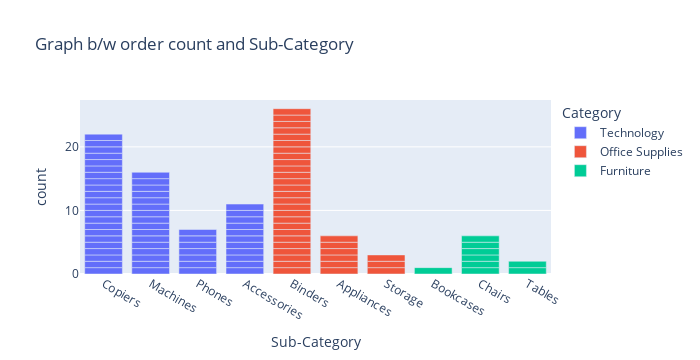

Source (notebook cell):
### Code cell
### graph order count v/s Sub Category
fig = px.bar(csv.head(100),x='Sub-Category',color='Category',width=700,title='Graph b/w order count and Sub-Category')
fig.show()

### Figure 1 — Plotly figure (JSON) as saved in the notebook; plotly's stock layout.template omitted (floating-point values rounded to 4 significant figures)
{"data": [{"alignmentgroup": "True", "hovertemplate": "Category=Technology<br>Sub-Category=%{x}<br>count=%{y}<extra></extra>", "legendgroup": "Technology", "marker": {"color": "#636efa", "pattern": {"shape": ""}}, "name": "Technology", "offsetgroup": "Technology", "orientation": "v", "showlegend": true, "textposition": "auto", "type": "bar", "x": ["Copiers", "Copiers", "Copiers", "Copiers", "Machines", "Copiers", "Machines", "Machines", "Copiers", "Machines", "Machines", "Machines", "Machines", "Copiers", "Machines", "Copiers", "Machines", "Copiers", "Machines", "Machines", "Phones", "Machines", "Copiers", "Machines", "Copiers", "Copiers", "Copiers", "Copiers", "Copiers", "Phones", "Copiers", "Copiers", "Copiers", "Accessories", "Machines", "Phones", "Accessories", "Copiers", "Phones", "Accessories", "Accessories", "Copiers", "Machines", "Phones", "Accessories", "Accessories", "Accessories", "Machines", "Phones", "Accessories", "Copiers", "Copiers", "Accessories", "Accessories", "Accessories", "Phones"], "xaxis": "x", "y": [1, 1, 1, 1, 1, 1, 1, 1, 1, 1, 1, 1, 1, 1, 1, 1, 1, 1, 1, 1, 1, 1, 1, 1, 1, 1, 1, 1, 1, 1, 1, 1, 1, 1, 1, 1, 1, 1, 1, 1, 1, 1, 1, 1, 1, 1, 1, 1, 1, 1, 1, 1, 1, 1, 1, 1], "yaxis": "y"}, {"alignmentgroup": "True", "hovertemplate": "Category=Office Supplies<br>Sub-Category=%{x}<br>count=%{y}<extra></extra>", "legendgroup": "Office Supplies", "marker": {"color": "#EF553B", "pattern": {"shape": ""}}, "name": "Office Supplies", "offsetgroup": "Office Supplies", "orientation": "v", "showlegend": true, "textposition": "auto", "type": "bar", "x": ["Binders", "Binders", "Binders", "Binders", "Binders", "Binders", "Binders", "Binders", "Binders", "Binders", "Binders", "Binders", "Binders", "Binders", "Binders", "Binders", "Binders", "Binders", "Binders", "Appliances", "Storage", "Binders", "Binders", "Binders", "Appliances", "Appliances", "Binders", "Appliances", "Binders", "Appliances", "Binders", "Binders", "Appliances", "Storage", "Storage"], "xaxis": "x", "y": [1, 1, 1, 1, 1, 1, 1, 1, 1, 1, 1, 1, 1, 1, 1, 1, 1, 1, 1, 1, 1, 1, 1, 1, 1, 1, 1, 1, 1, 1, 1, 1, 1, 1, 1], "yaxis": "y"}, {"alignmentgroup": "True", "hovertemplate": "Category=Furniture<br>Sub-Category=%{x}<br>count=%{y}<extra></extra>", "legendgroup": "Furniture", "marker": {"color": "#00cc96", "pattern": {"shape": ""}}, "name": "Furniture", "offsetgroup": "Furniture", "orientation": "v", "showlegend": true, "textposition": "auto", "type": "bar", "x": ["Bookcases", "Chairs", "Chairs", "Chairs", "Chairs", "Tables", "Tables", "Chairs", "Chairs"], "xaxis": "x", "y": [1, 1, 1, 1, 1, 1, 1, 1, 1], "yaxis": "y"}], "layout": {"barmode": "relative", "height": 360, "legend": {"title": {"text": "Category"}, "tracegroupgap": 0}, "title": {"text": "Graph b/w order count and Sub-Category"}, "width": 700, "xaxis": {"anchor": "y", "autorange": true, "domain": [0, 1], "range": [-0.5, 9.5], "title": {"text": "Sub-Category"}, "type": "category"}, "yaxis": {"anchor": "x", "autorange": true, "domain": [0, 1], "range": [0, 27.37], "title": {"text": "count"}, "type": "linear"}}}
